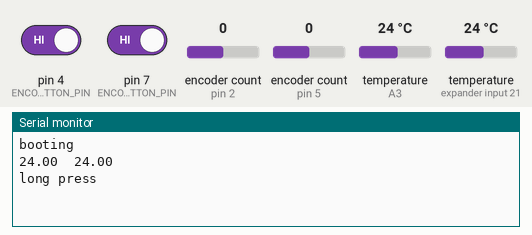
This sketch was run on a simulated Arduino Uno, built with avr-gcc and run on an emulated ATmega328P. Shown: the last lines printed to the serial monitor. Inputs (shaded band) come from the test bench; at power-on: encoder count (sensors on pin 2, pin 5) 0, temperature (sensors on A3, expander input 21) 24 °C, pin 4 (ENCODER_1_BUTTON_PIN) HIGH, pin 7 (ENCODER_2_BUTTON_PIN) HIGH.

Above: at 2.2 s.
2.3 s: encoder count (sensor on pin 2) set to 1
At 3.5 s:
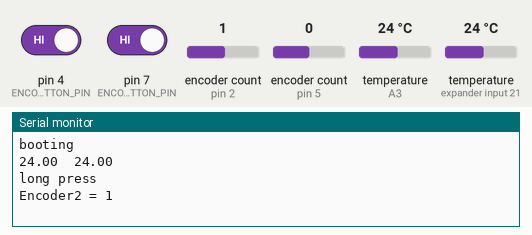
3.8 s: encoder count (sensor on pin 5) set to 1
At 4.6 s:
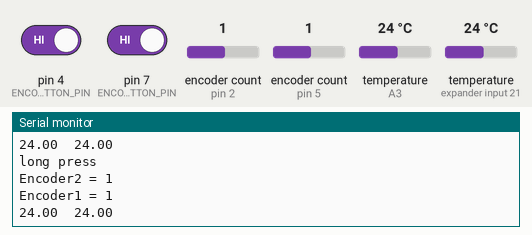
5.3 s: temperature (sensor on A3) set to 12 °C
At 6.6 s:
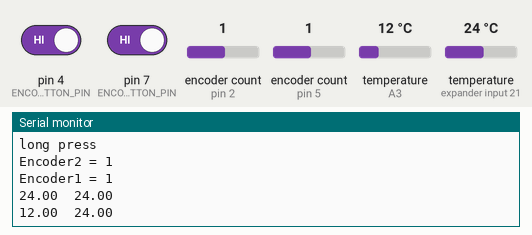
6.8 s: temperature (sensor on expander input 21) set to 12 °C
At 8.22 s:
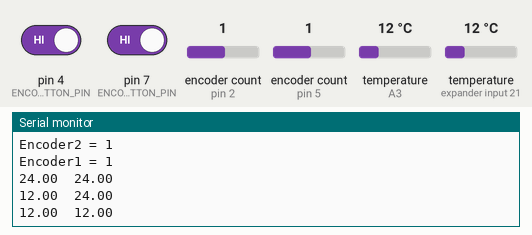
8.3 s: encoder count (sensor on pin 2) set to 2
At 9.4 s:
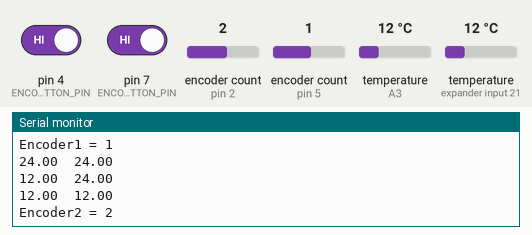
9.8 s: encoder count (sensor on pin 5) set to 2
At 10.4 s:
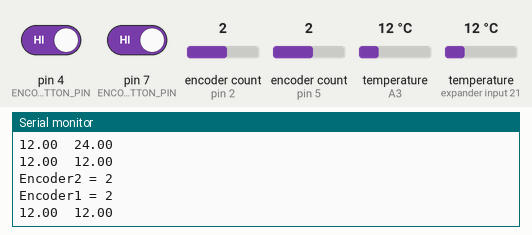

Measured:
- after the input at 2.3 s, the serial monitor: prints a new line at once (image 1)
- after the input at 3.8 s, the serial monitor: prints a new line at once (image 2)
- after the input at 5.3 s, the serial monitor: prints a new line after 0.73 s (image 3)
- after the input at 6.8 s, the serial monitor: prints a new line after 1.2 s (image 4)
- after the input at 8.3 s, the serial monitor: prints a new line at once (image 5)
- after the input at 9.8 s, the serial monitor: prints a new line at once (image 6)

The sketch:

encoder_w_ds18b20.ino
```cpp
#include <Encoder.h>
#include <Bounce2.h>
#include <Wire.h>
#include <OneWire.h>
#include <DallasTemperature.h>

#define ENCODER_1_A_PIN 5
#define ENCODER_1_B_PIN 3
#define ENCODER_1_BUTTON_PIN 4
#define ENCODER_2_A_PIN 2
#define ENCODER_2_B_PIN 8
#define ENCODER_2_BUTTON_PIN 7

#define ONE_WIRE_BUS_PIN A3         //OnewWire has to be on analog pin


// Setup a oneWire instance to communicate with any OneWire devices
OneWire oneWire(ONE_WIRE_BUS_PIN);
// Pass our oneWire reference to Dallas Temperature.
DallasTemperature sensors(&oneWire);
//Specific adresses
DeviceAddress Probe01Add = { 0x28, 0xFF, 0x94, 0x19, 0xA2, 0x17, 0x04, 0x11 };
DeviceAddress Probe02Add = { 0x28, 0xFF, 0x8A, 0x61, 0xA0, 0x17, 0x05, 0x6A };


//Setup encoders
Encoder encoder1(ENCODER_1_A_PIN, ENCODER_1_B_PIN);
Encoder encoder2(ENCODER_2_A_PIN, ENCODER_2_B_PIN);

//Setup debounce objects
Bounce debounced1 = Bounce();
Bounce debounced2 = Bounce();


//////////////// GLOBAL VARIABLES ////////////////
long oldPosition1 = 0;
long newPosition1 = 0;
long actPosition1 = 0;
long oldPosition2 = 0;
long newPosition2 = 0;
long actPosition2 = 0;

unsigned long button1LastMillis = 0;
unsigned long button1RoseMillis = 0;
unsigned long button1FellMillis = 0;
unsigned long button1Diff = 0;

unsigned long button2LastMillis = 0;

unsigned long currentMillis = 0;
unsigned long tempLastMillis = 0;
unsigned int tempTimer = 2000; //cannot be smaller than 187 for 10 bit resoliton on sensors
double probe01Temp = 0;
double probe02Temp = 0;
uint8_t resolution = 10;

uint8_t state = 1;


double getTemperature(DeviceAddress deviceAddress){
  double tempC = sensors.getTempC(deviceAddress);

  if (tempC == -127.00) {
    Serial.print("Error getting temperature");
  }
  else {
    return tempC;
  }

}

void updateEncoders() {
  newPosition1 = encoder1.read();
  if (newPosition1 >= oldPosition1 + 4) {
    actPosition1++;
    Serial.print("Encoder1 = ");
    Serial.println(actPosition1);
    oldPosition1 = newPosition1;
  }
  else if (newPosition1 <= oldPosition1 - 4) {
    actPosition1--;
    Serial.print("Encoder1 = ");
    Serial.println(actPosition1);
    oldPosition1 = newPosition1;
  }

  newPosition2 = encoder2.read();
  if (newPosition2 >= oldPosition2 + 4) {
    actPosition2++;
    Serial.print("Encoder2 = ");
    Serial.println(actPosition2);
    oldPosition2 = newPosition2;
  }
  else if (newPosition2 <= oldPosition2 - 4) {
    actPosition2--;
    Serial.print("Encoder2 = ");
    Serial.println(actPosition2);
    oldPosition2 = newPosition2;
  }
}


//////////////// SETUP ////////////////
void setup() {
  Serial.begin(115200);
  Serial.println("booting");

  debounced1.attach(ENCODER_1_BUTTON_PIN);
  debounced1.interval(8);

  debounced2.attach(ENCODER_2_BUTTON_PIN);
  debounced2.interval(8);

  pinMode(ENCODER_1_BUTTON_PIN, INPUT_PULLUP);
  pinMode(ENCODER_2_BUTTON_PIN, INPUT_PULLUP);

  sensors.begin();
  sensors.setResolution(resolution); //Sets global resolution
  sensors.setWaitForConversion(false);
  sensors.requestTemperatures();

  delay(1000);
}//end setup


//////////////// MAIN LOOP ////////////////
void loop() {

  currentMillis = millis();

  if (currentMillis - tempLastMillis >= tempTimer){
    tempLastMillis = currentMillis;

    probe01Temp = getTemperature(Probe01Add);
    probe02Temp = getTemperature(Probe02Add);

    Serial.print(probe01Temp);
    Serial.print("\t");
    Serial.println(probe02Temp);

    sensors.requestTemperatures();
  }//temp read and control timer


  if (debounced1.rose()) {
    button1RoseMillis = currentMillis;
  }
  if (debounced1.fell()) {
    button1FellMillis = currentMillis;
    button1Diff = button1FellMillis - button1RoseMillis;
  }

  if ( button1Diff != 0 && button1Diff < 500) {
    Serial.println("short press");
    button1Diff = 0;
    button1RoseMillis = 0;
  }
  else if (button1RoseMillis + 1000 >= currentMillis-10 && button1RoseMillis + 1000 <= currentMillis+10 && digitalRead(ENCODER_1_BUTTON_PIN)) {
    Serial.println("long press");
    button1RoseMillis = 0;
  }


  updateEncoders();
  debounced1.update();
  debounced2.update();


}//end main loop
```
